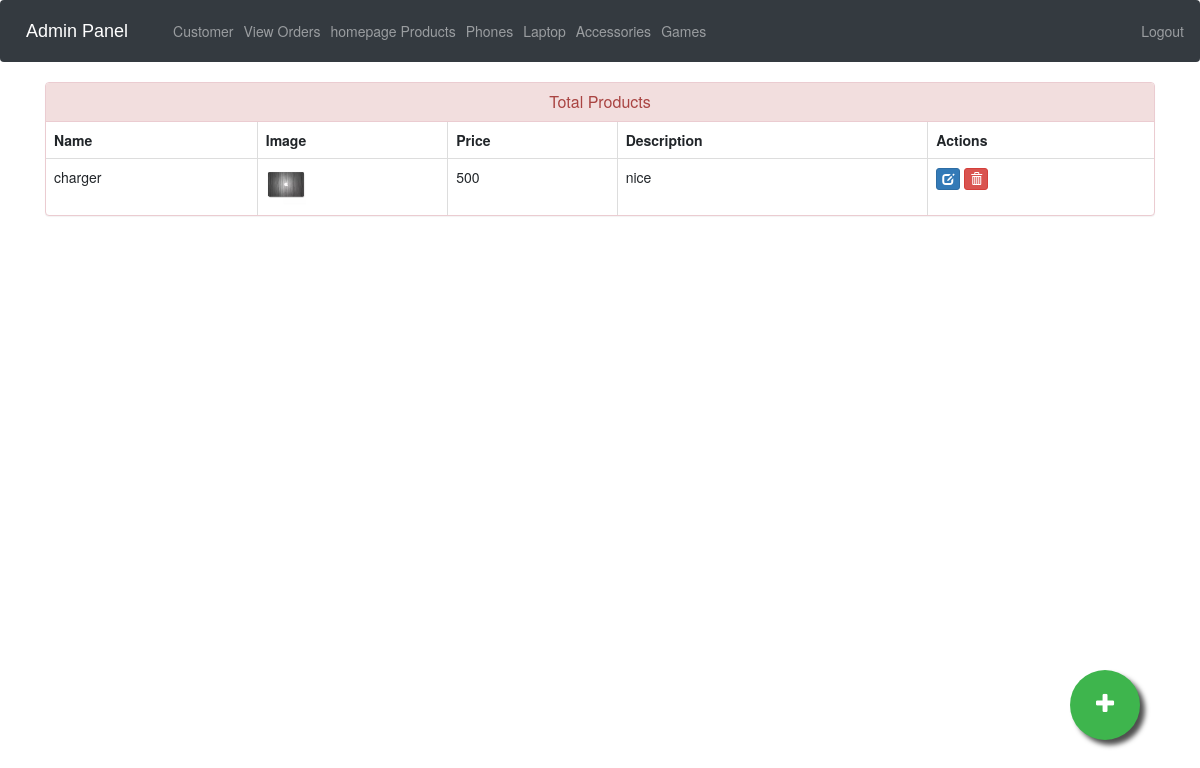
The app's page /admin_products_phone (signed in) with its own data.
### ecom/models.py (models this page shows, shortened)
class Product_phone(models.Model):
    name=models.CharField(max_length=40)
    product_image= models.ImageField(upload_to='product_image/',null=True,blank=True)
    price = models.PositiveIntegerField()
    description=models.CharField(max_length=40)

### ecom/views.py (the view)
# urls.py: path('admin_products_phone', views.admin_products_view_phone,name='admin-products-phone'),
@login_required(login_url='adminlogin')
def admin_products_view_phone(request):
    product_phone=models.Product_phone.objects.all()
    return render(request,'ecom/admin-phone.html',{'product_phone':product_phone})

### templates/ecom/admin-phone.html (shortened to what this page needs)
{% extends 'ecom/admin_base.html' %}
{% load static %}
{% block content %}
<head>
  <link href="//netdna.bootstrapcdn.com/bootstrap/3.0.0/css/bootstrap.min.css" rel="stylesheet" id="bootstrap-css">
</head>
<div class="container">
  <div class="panel panel-danger">
    <div class="panel-heading">
      <h6 class="panel-title">Total Products</h6>
    </div>
    <table class="table table-hover table-bordered" id="dev-table">
      <thead>
        <tr>
          <th>Name</th>
          <th>Image</th>
          <th>Price</th>
          <th>Description</th>
          <th>Actions</th>
        </tr>
      </thead>
      {% for p in product_phone %}
  {% if p %}
      <tr>
        <td> {{p.name}}</td>
        <td> <img src="{% static p.product_image.url %}" alt="Profile Pic" height="40px" width="40px" /></td>
        <td>{{p.price}}</td>
        <td>{{p.description}}</td>
        <td><a class="btn btn-primary btn-xs" href="{% url 'update-product' p.id  %}"><span class="glyphicon glyphicon-edit"></span></a>
          <a class="btn btn-danger btn-xs" href="{% url 'delete-product' p.id  %}"><span class="glyphicon glyphicon-trash"></span></a></td>
      </tr>
      {%else%}
      <br><br><br>
      <h1>No Products!!</h1>
      {% endif %}
      {% endfor %}
    </table>
  </div>
</div>
<a href="/admin-add-product-phone" class="float">
<i class="fa fa-plus my-float"></i>
</a>
{% endblock content %}

### templates/ecom/admin_base.html (style rules this page uses)
.fa { font-size: 23px; width: 60px; text-align: center; text-decoration: none; margin: 5px 2px; border-radius: 50%; }

### templates/ecom/admin-phone.html (style rules this page uses)
a:link { text-decoration: none; }
h6 { text-align: center; }
.float { position:fixed; width:70px; height:70px; bottom:60px; right:60px; background-color:#3eb54d; color:#FFF; border-radius:50px; text-align:center; box-shadow: 5px 5px 5px #505050; }
.my-float { margin-top:22px; }

### records on screen
Product_phone: name "charger", product_image (picture), price "500", description "nice"
